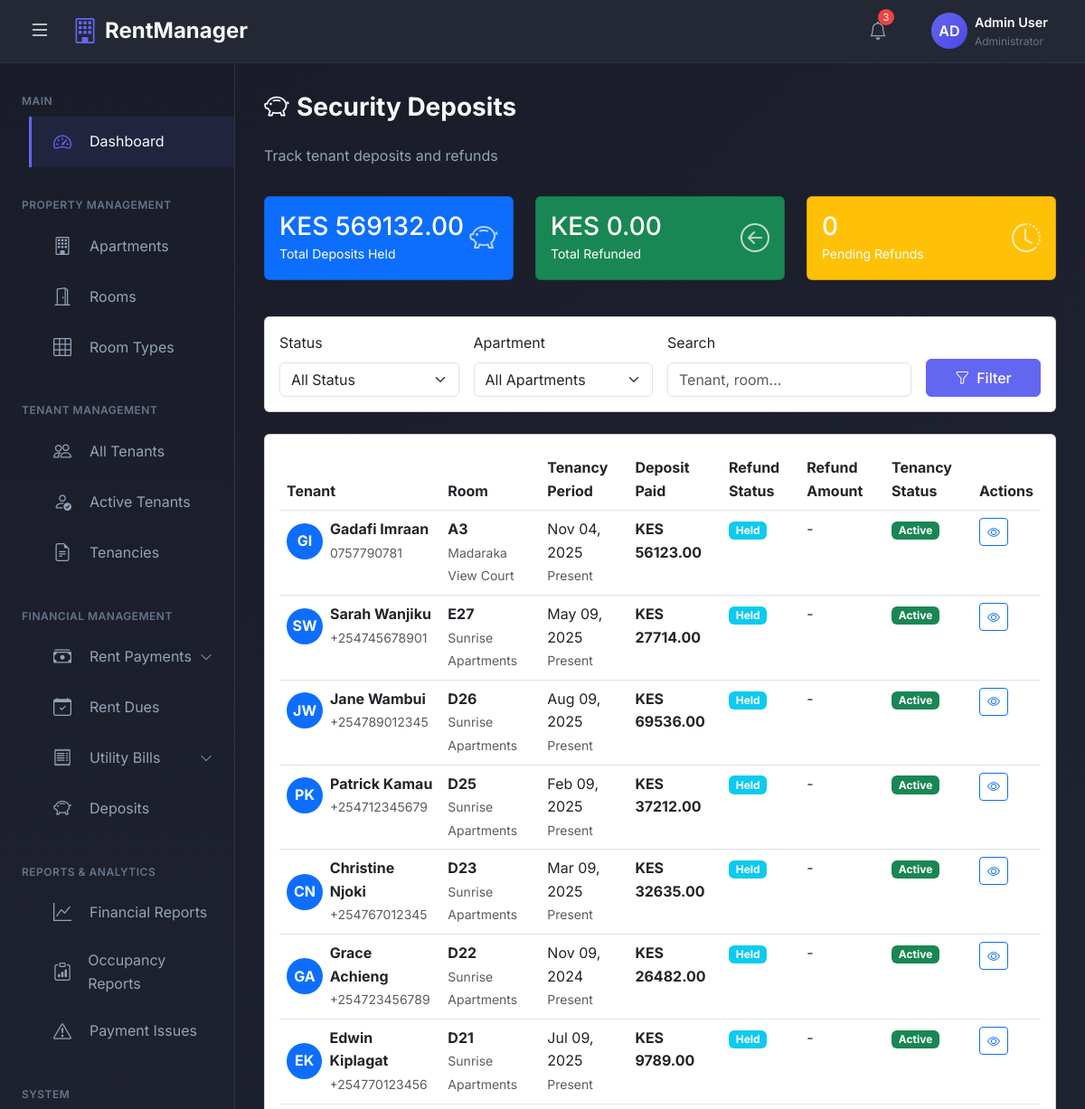
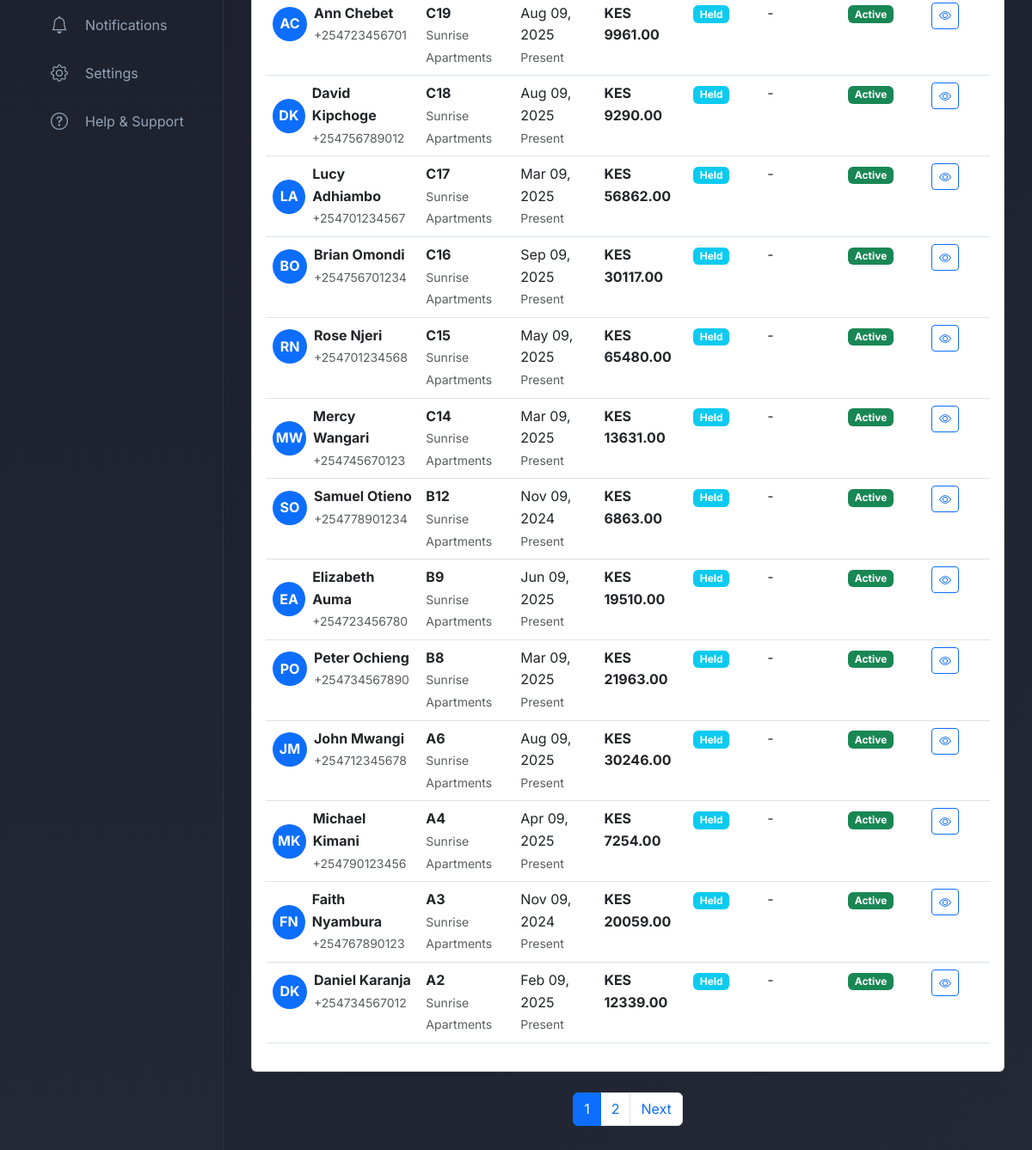
/payments/deposits/ (signed in), run on the app's committed database (2 pictures, top to bottom).
### rental_app/models.py (models this page shows, shortened)
class Tenancy(models.Model):
    TENANCY_STATUS = (
        ('active', 'Active'),
        ('terminated', 'Terminated'),
        ('suspended', 'Suspended'),
        ('switched', 'Switched Room'),  # When tenant moves to another room
    )
    TERMINATION_REASON = (
        ('vacated', 'Tenant Vacated'),
        ('evicted', 'Evicted'),
        ('room_switch', 'Switched to Another Room'),
        ('other', 'Other'),
    )
    tenant = models.ForeignKey(User, on_delete=models.PROTECT, related_name='tenancies', limit_choices_to={'user_type': 'tenant'})
    room = models.ForeignKey(Room, on_delete=models.PROTECT, related_name='tenancies')
    apartment = models.ForeignKey(Apartment, on_delete=models.PROTECT, related_name='tenancies')  # Denormalized for easy querying
    start_date = models.DateField()
    end_date = models.DateField(null=True, blank=True)
    deposit_paid = models.DecimalField(max_digits=10, decimal_places=2, default=0.00)
    deposit_refunded = models.BooleanField(default=False)
    deposit_refund_amount = models.DecimalField(max_digits=10, decimal_places=2, default=0.00, null=True, blank=True)
    deposit_deduction_reason = models.TextField(blank=True)  # Why deposit was partially refunded
    status = models.CharField(max_length=20, choices=TENANCY_STATUS, default='active')
    termination_reason = models.CharField(max_length=20, choices=TERMINATION_REASON, null=True, blank=True)
    move_in_condition = models.TextField(blank=True)
    move_out_condition = models.TextField(blank=True)
    switched_to_tenancy = models.ForeignKey('self', on_delete=models.SET_NULL, null=True, blank=True, related_name='previous_tenancy')
    switched_from_tenancy = models.ForeignKey('self', on_delete=models.SET_NULL, null=True, blank=True, related_name='next_tenancy')
    is_deleted = models.BooleanField(default=False)
    deleted_at = models.DateTimeField(null=True, blank=True)
    created_at = models.DateTimeField(auto_now_add=True)
    updated_at = models.DateTimeField(auto_now=True)
    class Meta:
        verbose_name_plural = 'Tenancies'
        ordering = ['-start_date']
        indexes = [
            models.Index(fields=['tenant', 'status']),
            models.Index(fields=['apartment', 'status']),
        ]

class User(AbstractUser):
    USER_TYPE_CHOICES = (
        ('admin', 'Admin'),
        ('tenant', 'Tenant'),
    )
    USER_STATUS = (
        ('active', 'Active'),
        ('inactive', 'Inactive'),
        ('archived', 'Archived'),  # For moved out tenants
    )
    user_type = models.CharField(max_length=10, choices=USER_TYPE_CHOICES)
    user_status = models.CharField(max_length=20, choices=USER_STATUS, default='active')
    phone_number = models.CharField(max_length=15, unique=True)
    national_id = models.CharField(max_length=20, unique=True, null=True, blank=True)
    profile_picture = models.ImageField(upload_to='profiles/', null=True, blank=True)
    is_deleted = models.BooleanField(default=False)
    deleted_at = models.DateTimeField(null=True, blank=True)
    created_at = models.DateTimeField(auto_now_add=True)
    updated_at = models.DateTimeField(auto_now=True)

class Room(models.Model):
    ROOM_STATUS = (
        ('available', 'Available'),
        ('occupied', 'Occupied'),
        ('maintenance', 'Under Maintenance'),
    )
    apartment = models.ForeignKey(Apartment, on_delete=models.CASCADE, related_name='rooms')
    room_number = models.CharField(max_length=10)  # e.g., A1, B2, C3
    room_type = models.ForeignKey(RoomType, on_delete=models.PROTECT)
    floor_number = models.IntegerField(validators=[MinValueValidator(0)])
    has_balcony = models.BooleanField(default=False)
    has_shower = models.BooleanField(default=True)
    has_kitchen_unit = models.BooleanField(default=True)
    has_clothes_cabinet = models.BooleanField(default=True)
    monthly_rent = models.DecimalField(max_digits=10, decimal_places=2, validators=[MinValueValidator(0)])
    deposit_amount = models.DecimalField(max_digits=10, decimal_places=2, validators=[MinValueValidator(0)])
    status = models.CharField(max_length=20, choices=ROOM_STATUS, default='available')
    created_at = models.DateTimeField(auto_now_add=True)
    updated_at = models.DateTimeField(auto_now=True)
    class Meta:
        unique_together = ('apartment', 'room_number')
        ordering = ['floor_number', 'room_number']

class Apartment(models.Model):
    name = models.CharField(max_length=200)
    owner = models.ForeignKey(User, on_delete=models.CASCADE, related_name='apartments', limit_choices_to={'user_type': 'admin'})
    location = models.CharField(max_length=300)
    total_floors = models.IntegerField(validators=[MinValueValidator(1)])
    description = models.TextField(blank=True)
    water_rate_per_unit = models.DecimalField(max_digits=10, decimal_places=2, default=0.00)
    created_at = models.DateTimeField(auto_now_add=True)
    updated_at = models.DateTimeField(auto_now=True)

### rental_app/views.py (the view)
# urls.py: path('payments/deposits/', views.deposits_list, name='deposits_list'),
@login_required
def deposits_list(request):
    if request.user.user_type != 'admin':
        messages.error(request, 'Access denied.')
        return redirect('dashboard')
    status_filter = request.GET.get('status', '')
    apartment_filter = request.GET.get('apartment', '')
    search_query = request.GET.get('search', '')
    tenancies = Tenancy.objects.filter(is_deleted=False).select_related(
        'tenant', 'room', 'apartment'
    )
    if status_filter:
        tenancies = tenancies.filter(status=status_filter)
    if apartment_filter:
        tenancies = tenancies.filter(apartment_id=apartment_filter)
    if search_query:
        tenancies = tenancies.filter(
            Q(tenant__first_name__icontains=search_query) |
            Q(tenant__last_name__icontains=search_query) |
            Q(room__room_number__icontains=search_query)
        )
    total_deposits = tenancies.aggregate(total=Sum('deposit_paid'))['total'] or 0
    refunded_deposits = tenancies.filter(
        deposit_refunded=True
    ).aggregate(total=Sum('deposit_refund_amount'))['total'] or 0
    pending_refunds = tenancies.filter(
        status='terminated',
        deposit_refunded=False
    ).count()
    paginator = Paginator(tenancies.order_by('-created_at'), 20)
    page_number = request.GET.get('page')
    tenancies_page = paginator.get_page(page_number)
    apartments = Apartment.objects.filter(owner=request.user)
    context = {
        'tenancies': tenancies_page,
        'total_deposits': total_deposits,
        'refunded_deposits': refunded_deposits,
        'pending_refunds': pending_refunds,
        'apartments': apartments,
        'status_filter': status_filter,
        'apartment_filter': apartment_filter,
        'search_query': search_query,
    }
    return render(request, 'payments/deposits_list.html', context)

### templates/payments/deposits_list.html (shortened to what this page needs)
{% extends 'admin_base.html' %}
{% block content %}
<div class="page-header mb-4">
    <div>
        <h1 class="page-title">
            <i class="bi bi-piggy-bank me-2"></i>Security Deposits
        </h1>
        <p class="page-subtitle">Track tenant deposits and refunds</p>
    </div>
</div>
<div class="row mb-4">
    <div class="col-md-4 mb-3">
        <div class="card bg-primary text-white">
            <div class="card-body">
                <div class="d-flex justify-content-between align-items-center">
                    <div>
                        <h3 class="mb-0">KES {{ total_deposits|floatformat:2 }}</h3>
                        <small>Total Deposits Held</small>
                    </div>
                    <i class="bi bi-piggy-bank" style="font-size: 2rem; opacity: 0.7;"></i>
                </div>
            </div>
        </div>
    </div>
    <div class="col-md-4 mb-3">
        <div class="card bg-success text-white">
            <div class="card-body">
                <div class="d-flex justify-content-between align-items-center">
                    <div>
                        <h3 class="mb-0">KES {{ refunded_deposits|floatformat:2 }}</h3>
                        <small>Total Refunded</small>
                    </div>
                    <i class="bi bi-arrow-left-circle" style="font-size: 2rem; opacity: 0.7;"></i>
                </div>
            </div>
        </div>
    </div>
    <div class="col-md-4 mb-3">
        <div class="card bg-warning text-white">
            <div class="card-body">
                <div class="d-flex justify-content-between align-items-center">
                    <div>
                        <h3 class="mb-0">{{ pending_refunds }}</h3>
                        <small>Pending Refunds</small>
                    </div>
                    <i class="bi bi-clock-history" style="font-size: 2rem; opacity: 0.7;"></i>
                </div>
            </div>
        </div>
    </div>
</div>
<div class="card mb-4">
    <div class="card-body">
        <form method="get" class="row g-3">
            <div class="col-md-3">
                <label class="form-label">Status</label>
                <select name="status" class="form-select">
                    <option value="">All Status</option>
                </select>
            </div>
            <div class="col-md-3">
                <label class="form-label">Apartment</label>
                <select name="apartment" class="form-select">
                    <option value="">All Apartments</option>
                </select>
            </div>
            <div class="col-md-4">
                <label class="form-label">Search</label>
                <input type="text" name="search" class="form-control"
                       placeholder="Tenant, room..." value="{{ search_query }}">
            </div>
            <div class="col-md-2 d-flex align-items-end">
                <button type="submit" class="btn btn-primary w-100">
                    <i class="bi bi-funnel me-2"></i>Filter
                </button>
            </div>
        </form>
    </div>
</div>
<div class="card">
    <div class="card-body">
        <div class="table-responsive">
            <table class="table table-hover">
                <thead>
                    <tr>
                        <th>Tenant</th>
                        <th>Room</th>
                        <th>Tenancy Period</th>
                        <th>Deposit Paid</th>
                        <th>Refund Status</th>
                        <th>Refund Amount</th>
                        <th>Tenancy Status</th>
                        <th>Actions</th>
                    </tr>
                </thead>
                <tbody>
                    {% for tenancy in tenancies %}
                    <tr>
                        <td>
                            <div class="d-flex align-items-center">
                                <div class="avatar-circle bg-primary text-white me-2">
                                    {{ tenancy.tenant.first_name.0 }}{{ tenancy.tenant.last_name.0 }}
                                </div>
                                <div>
                                    <strong>{{ tenancy.tenant.get_full_name }}</strong>
                                    <br><small class="text-muted">{{ tenancy.tenant.phone_number }}</small>
                                </div>
                            </div>
                        </td>
                        <td>
                            <strong>{{ tenancy.room.room_number }}</strong>
                            <br><small class="text-muted">{{ tenancy.apartment.name }}</small>
                        </td>
                        <td>
                            {{ tenancy.start_date|date:"M d, Y" }}
                            <br>
                            {% if tenancy.end_date %}
                            to {{ tenancy.end_date|date:"M d, Y" }}
                            {% else %}
                            <small class="text-muted">Present</small>
                            {% endif %}
                        </td>
                        <td><strong>KES {{ tenancy.deposit_paid|floatformat:2 }}</strong></td>
                        <td>
                            {% if tenancy.deposit_refunded %}
                            <span class="badge bg-success">Refunded</span>
                            {% elif tenancy.status == 'terminated' %}
                            <span class="badge bg-warning">Pending Refund</span>
                            {% else %}
                            <span class="badge bg-info">Held</span>
                            {% endif %}
                        </td>
                        <td>
                            {% if tenancy.deposit_refunded %}
                            <strong>KES {{ tenancy.deposit_refund_amount|floatformat:2 }}</strong>
                            {% if tenancy.deposit_deduction_reason %}
                            <br><small class="text-muted" title="{{ tenancy.deposit_deduction_reason }}">
                                <i class="bi bi-info-circle"></i> Deduction applied
                            </small>
                            {% endif %}
                            {% else %}
                            -
                            {% endif %}
                        </td>
                        <td>
                            {% if tenancy.status == 'active' %}
                            <span class="badge bg-success">Active</span>
                            {% elif tenancy.status == 'terminated' %}
                            <span class="badge bg-secondary">Terminated</span>
                            {% elif tenancy.status == 'suspended' %}
                            <span class="badge bg-warning">Suspended</span>
                            {% else %}
                            <span class="badge bg-info">Switched</span>
                            {% endif %}
                        </td>
                        <td>
                            <div class="btn-group btn-group-sm">
                                <a href="{% url 'deposit_detail' tenancy.pk %}"
                                   class="btn btn-outline-primary" title="View">
                                    <i class="bi bi-eye"></i>
                                </a>
                            </div>
                        </td>
                    </tr>
                    {% endfor %}
                </tbody>
            </table>
        </div>
    </div>
</div>
{% if tenancies.has_other_pages %}
<nav aria-label="Page navigation" class="mt-4">
    <ul class="pagination justify-content-center">
        {% for num in tenancies.paginator.page_range %}
        <li class="page-item {% if tenancies.number == num %}active{% endif %}">
            <a class="page-link" href="?page={{ num }}">{{ num }}</a>
        </li>
        {% endfor %}
        {% if tenancies.has_next %}
        <li class="page-item">
            <a class="page-link" href="?page={{ tenancies.next_page_number }}">Next</a>
        </li>
        {% endif %}
    </ul>
</nav>
{% endif %}
{% endblock %}

### templates/admin_base.html (style rules this page uses)
:root { --sidebar-width: 260px; --header-height: 70px; --primary-color: #1a1d29; --secondary-color: #232834; --accent-color: #6366f1; --accent-hover: #4f46e5; --text-primary: #f8fafc; --text-secondary: #94a3b8; --text-muted: #64748b; --border-color: #2d3343; --card-bg: #232834; --success-color: #10b981; --warning-color: #f59e0b; --danger-color: #ef4444; --bg-gradient: linear-gradient(135deg, #1a1d29 0%, #232834 100%); --sidebar-gradient: linear-gradient(180deg, #1a1d29 0%, #232834 100%); }
* { margin: 0; padding: 0; box-sizing: border-box; }
body { font-family: 'Inter', -apple-system, BlinkMacSystemFont, 'Segoe UI', Roboto, sans-serif; background-color: var(--primary-color); color: var(--text-primary); overflow-x: hidden; line-height: 1.6; font-weight: 400; }
.page-title { font-size: 1.75rem; font-weight: 700; color: var(--text-primary); margin-bottom: 1.5rem; }
.page-subtitle { font-size: 1rem; color: var(--text-secondary); margin-bottom: 2rem; }
.btn-primary { background-color: var(--accent-color); border-color: var(--accent-color); font-weight: 500; padding: 0.5rem 1.25rem; }
.main-content > * { animation: fadeIn 0.5s ease-out; }

### templates/payments/deposits_list.html (style rules this page uses)
.avatar-circle { width: 40px; height: 40px; border-radius: 50%; display: flex; align-items: center; justify-content: center; font-weight: bold; }

### data on the page
Tenancy: tenant.first_name.0 "G", tenant.last_name.0 "I", tenant.get_full_name "Gadafi Imraan", tenant.phone_number "0757790781", room.room_number "A3", apartment.name "Madaraka View Court", start_date "Nov 04, 2025", shows "Present", deposit_paid "56123.00", deposit_refunded "Held", status "Active"
Tenancy: tenant.first_name.0 "S", tenant.last_name.0 "W", tenant.get_full_name "Sarah Wanjiku", tenant.phone_number "+254745678901", room.room_number "E27", apartment.name "Sunrise Apartments", start_date "May 09, 2025", shows "Present", deposit_paid "27714.00", deposit_refunded "Held", status "Active"
Tenancy: tenant.first_name.0 "J", tenant.last_name.0 "W", tenant.get_full_name "Jane Wambui", tenant.phone_number "+254789012345", room.room_number "D26", apartment.name "Sunrise Apartments", start_date "Aug 09, 2025", shows "Present", deposit_paid "69536.00", deposit_refunded "Held", status "Active"
Tenancy: tenant.first_name.0 "P", tenant.last_name.0 "K", tenant.get_full_name "Patrick Kamau", tenant.phone_number "+254712345679", room.room_number "D25", apartment.name "Sunrise Apartments", start_date "Feb 09, 2025", shows "Present", deposit_paid "37212.00", deposit_refunded "Held", status "Active"
Tenancy: tenant.first_name.0 "C", tenant.last_name.0 "N", tenant.get_full_name "Christine Njoki", tenant.phone_number "+254767012345", room.room_number "D23", apartment.name "Sunrise Apartments", start_date "Mar 09, 2025", shows "Present", deposit_paid "32635.00", deposit_refunded "Held", status "Active"
Tenancy: tenant.first_name.0 "G", tenant.last_name.0 "A", tenant.get_full_name "Grace Achieng", tenant.phone_number "+254723456789", room.room_number "D22", apartment.name "Sunrise Apartments", start_date "Nov 09, 2024", shows "Present", deposit_paid "26482.00", deposit_refunded "Held", status "Active"
Tenancy: tenant.first_name.0 "E", tenant.last_name.0 "K", tenant.get_full_name "Edwin Kiplagat", tenant.phone_number "+254770123456", room.room_number "D21", apartment.name "Sunrise Apartments", start_date "Jul 09, 2025", shows "Present", deposit_paid "9789.00", deposit_refunded "Held", status "Active"
Tenancy: tenant.first_name.0 "A", tenant.last_name.0 "C", tenant.get_full_name "Ann Chebet", tenant.phone_number "+254723456701", room.room_number "C19", apartment.name "Sunrise Apartments", start_date "Aug 09, 2025", shows "Present", deposit_paid "9961.00", deposit_refunded "Held", status "Active"
Tenancy: tenant.first_name.0 "D", tenant.last_name.0 "K", tenant.get_full_name "David Kipchoge", tenant.phone_number "+254756789012", room.room_number "C18", apartment.name "Sunrise Apartments", start_date "Aug 09, 2025", shows "Present", deposit_paid "9290.00", deposit_refunded "Held", status "Active"
Tenancy: tenant.first_name.0 "L", tenant.last_name.0 "A", tenant.get_full_name "Lucy Adhiambo", tenant.phone_number "+254701234567", room.room_number "C17", apartment.name "Sunrise Apartments", start_date "Mar 09, 2025", shows "Present", deposit_paid "56862.00", deposit_refunded "Held", status "Active"
Tenancy: tenant.first_name.0 "B", tenant.last_name.0 "O", tenant.get_full_name "Brian Omondi", tenant.phone_number "+254756701234", room.room_number "C16", apartment.name "Sunrise Apartments", start_date "Sep 09, 2025", shows "Present", deposit_paid "30117.00", deposit_refunded "Held", status "Active"
Tenancy: tenant.first_name.0 "R", tenant.last_name.0 "N", tenant.get_full_name "Rose Njeri", tenant.phone_number "+254701234568", room.room_number "C15", apartment.name "Sunrise Apartments", start_date "May 09, 2025", shows "Present", deposit_paid "65480.00", deposit_refunded "Held", status "Active"
Tenancy: tenant.first_name.0 "M", tenant.last_name.0 "W", tenant.get_full_name "Mercy Wangari", tenant.phone_number "+254745670123", room.room_number "C14", apartment.name "Sunrise Apartments", start_date "Mar 09, 2025", shows "Present", deposit_paid "13631.00", deposit_refunded "Held", status "Active"
Tenancy: tenant.first_name.0 "S", tenant.last_name.0 "O", tenant.get_full_name "Samuel Otieno", tenant.phone_number "+254778901234", room.room_number "B12", apartment.name "Sunrise Apartments", start_date "Nov 09, 2024", shows "Present", deposit_paid "6863.00", deposit_refunded "Held", status "Active"
Tenancy: tenant.first_name.0 "E", tenant.last_name.0 "A", tenant.get_full_name "Elizabeth Auma", tenant.phone_number "+254723456780", room.room_number "B9", apartment.name "Sunrise Apartments", start_date "Jun 09, 2025", shows "Present", deposit_paid "19510.00", deposit_refunded "Held", status "Active"
Tenancy: tenant.first_name.0 "P", tenant.last_name.0 "O", tenant.get_full_name "Peter Ochieng", tenant.phone_number "+254734567890", room.room_number "B8", apartment.name "Sunrise Apartments", start_date "Mar 09, 2025", shows "Present", deposit_paid "21963.00", deposit_refunded "Held", status "Active"
Tenancy: tenant.first_name.0 "J", tenant.last_name.0 "M", tenant.get_full_name "John Mwangi", tenant.phone_number "+254712345678", room.room_number "A6", apartment.name "Sunrise Apartments", start_date "Aug 09, 2025", shows "Present", deposit_paid "30246.00", deposit_refunded "Held", status "Active"
Tenancy: tenant.first_name.0 "M", tenant.last_name.0 "K", tenant.get_full_name "Michael Kimani", tenant.phone_number "+254790123456", room.room_number "A4", apartment.name "Sunrise Apartments", start_date "Apr 09, 2025", shows "Present", deposit_paid "7254.00", deposit_refunded "Held", status "Active"
Tenancy: tenant.first_name.0 "F", tenant.last_name.0 "N", tenant.get_full_name "Faith Nyambura", tenant.phone_number "+254767890123", room.room_number "A3", apartment.name "Sunrise Apartments", start_date "Nov 09, 2024", shows "Present", deposit_paid "20059.00", deposit_refunded "Held", status "Active"
Tenancy: tenant.first_name.0 "D", tenant.last_name.0 "K", tenant.get_full_name "Daniel Karanja", tenant.phone_number "+254734567012", room.room_number "A2", apartment.name "Sunrise Apartments", start_date "Feb 09, 2025", shows "Present", deposit_paid "12339.00", deposit_refunded "Held", status "Active"

### other printed values
{{ total_deposits|floatformat:2 }} "569132.00"
{{ refunded_deposits|floatformat:2 }} "0.00"
{{ pending_refunds }} "0"
{{ num }} "1" "2"
